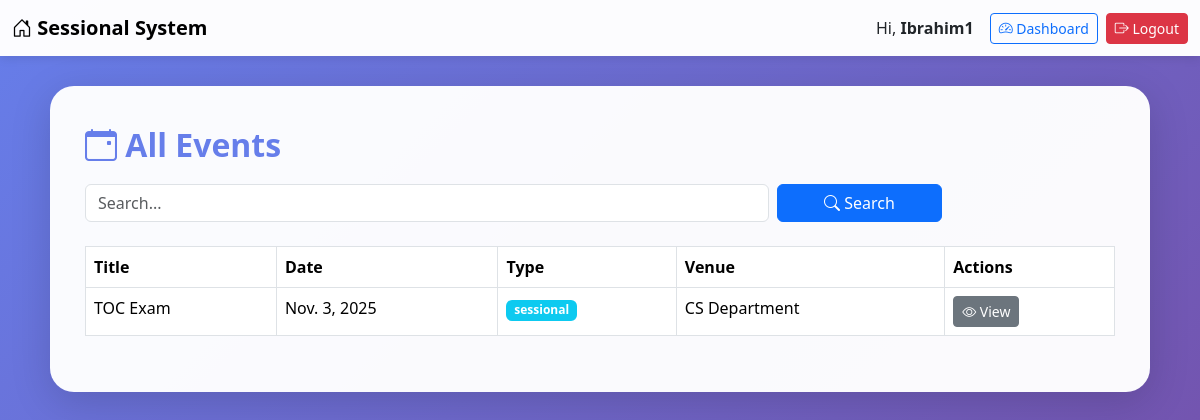
/events/ (signed in), run on the app's committed database.
### core/models.py (models this page shows, shortened)
class User(AbstractUser):
    ROLE_CHOICES = (
        ('admin', 'Admin'),
        ('faculty', 'Faculty'),
        ('student', 'Student'),
    )
    role = models.CharField(max_length=10, choices=ROLE_CHOICES, default='student')
    phone = models.CharField(max_length=15, blank=True, null=True)
    enrollment_no = models.CharField(max_length=20, blank=True, null=True)
    department = models.CharField(max_length=100, blank=True, null=True)

class Event(models.Model):
    EVENT_TYPE_CHOICES = (
        ('sessional', 'Sessional Exam'),
        ('assignment', 'Assignment'),
        ('project', 'Project'),
        ('quiz', 'Quiz'),
        ('workshop', 'Workshop'),
    )
    title = models.CharField(max_length=200)
    event_type = models.CharField(max_length=200, choices=EVENT_TYPE_CHOICES, default='sessional')
    date = models.DateField()
    time = models.TimeField(blank=True, null=True)
    venue = models.CharField(max_length=200, blank=True)
    description = models.TextField()
    max_marks = models.IntegerField(default=100)
    created_by = models.ForeignKey(User, on_delete=models.CASCADE, related_name='created_events')
    assigned_students = models.ManyToManyField(
        User,
        related_name='assigned_events',
        blank=True,
        limit_choices_to={'role': 'student'}
    )
    created_at = models.DateTimeField(auto_now_add=True)
    updated_at = models.DateTimeField(auto_now=True)
    class Meta:
        ordering = ['-date']

### core/views.py (the view)
# urls.py: path('events/', views.event_list, name='event_list'),
@login_required
def event_list(request):
    events = Event.objects.all()
    search_form = SearchForm(request.GET)
    if search_form.is_valid():
        query = search_form.cleaned_data.get('query')
        if query:
            events = events.filter(
                Q(title__icontains=query) |
                Q(description__icontains=query) |
                Q(venue__icontains=query)
            )
    return render(request, 'event_list.html', {'events': events, 'search_form': search_form})

### core/forms.py
class SearchForm(forms.Form):
    query = forms.CharField(max_length=100, required=False, widget=forms.TextInput(attrs={'class': 'form-control', 'placeholder': 'Search...'}))

### core/templates/event_list.html (shortened to what this page needs)
<!DOCTYPE html>
<html lang="en">
<head>
  <link href="https://cdn.jsdelivr.net/npm/bootstrap@5.3.2/dist/css/bootstrap.min.css" rel="stylesheet">
  <link href="https://cdnjs.cloudflare.com/ajax/libs/bootstrap-icons/1.10.5/font/bootstrap-icons.min.css" rel="stylesheet">
</head>
<body>
  <nav class="navbar navbar-expand-lg navbar-light">
    <div class="container-fluid">
      <a class="navbar-brand fw-bold" href="{% url 'home' %}">
        <i class="bi bi-house-door"></i> Sessional System
      </a>
      <div class="d-flex align-items-center">
        <span class="me-3">Hi, <strong>{{ user.username }}</strong></span>
        <a href="{% url 'dashboard' %}" class="btn btn-outline-primary btn-sm me-2">
          <i class="bi bi-speedometer2"></i> Dashboard
        </a>
        <a href="{% url 'logout' %}" class="btn btn-danger btn-sm">
          <i class="bi bi-box-arrow-right"></i> Logout
        </a>
      </div>
    </div>
  </nav>
  <div class="container-box">
    <h2><i class="bi bi-calendar-event"></i> All Events</h2>
    <form method="get" class="mb-4">
      <div class="row g-2">
        <div class="col-md-8">
          {{ search_form.query }}
        </div>
        <div class="col-md-2">
          <button type="submit" class="btn btn-primary w-100">
            <i class="bi bi-search"></i> Search
          </button>
        </div>
        <div class="col-md-2">
        </div>
      </div>
    </form>
    <div style="overflow-x: auto;">
      <table class="table table-hover table-bordered">
        <thead>
          <tr>
            <th>Title</th>
            <th>Date</th>
            <th>Type</th>
            <th>Venue</th>
            <th>Actions</th>
          </tr>
        </thead>
        <tbody>
          {% for event in events %}
            <tr>
              <td>{{ event.title }}</td>
              <td>{{ event.date }}</td>
              <td><span class="badge bg-info">{{ event.event_type }}</span></td>
              <td>{{ event.venue }}</td>
              <td>
                <a href="{% url 'event_detail' event.pk %}" class="btn btn-sm btn-secondary">
                  <i class="bi bi-eye"></i> View
                </a>
              </td>
            </tr>
          {% empty %}
            <tr>
              <td colspan="5" class="text-center">No events found.</td>
            </tr>
          {% endfor %}
        </tbody>
      </table>
    </div>
  </div>
</body>
</html>

### core/templates/event_list.html (style rules this page uses)
body { background: linear-gradient(135deg, #667eea 0%, #764ba2 100%); min-height: 100vh; }
.navbar { background: rgba(255,255,255,0.98); box-shadow: 0 2px 10px rgba(0,0,0,0.1); }
.container-box { background: rgba(255,255,255,0.97); border-radius: 24px; box-shadow: 0 10px 40px rgba(0,0,0,0.15); padding: 40px 35px; margin: 30px auto; max-width: 1100px; }
.table { background: #fff; border-radius: 12px; }
.table thead { background: linear-gradient(135deg, #667eea 0%, #764ba2 100%); color: #fff; }
h2 { color: #667eea; font-weight: 700; margin-bottom: 20px; }

### data on the page
User: username "Ibrahim1"
Event: title "TOC Exam", date "Nov. 3, 2025", event_type "sessional", venue "CS Department"
